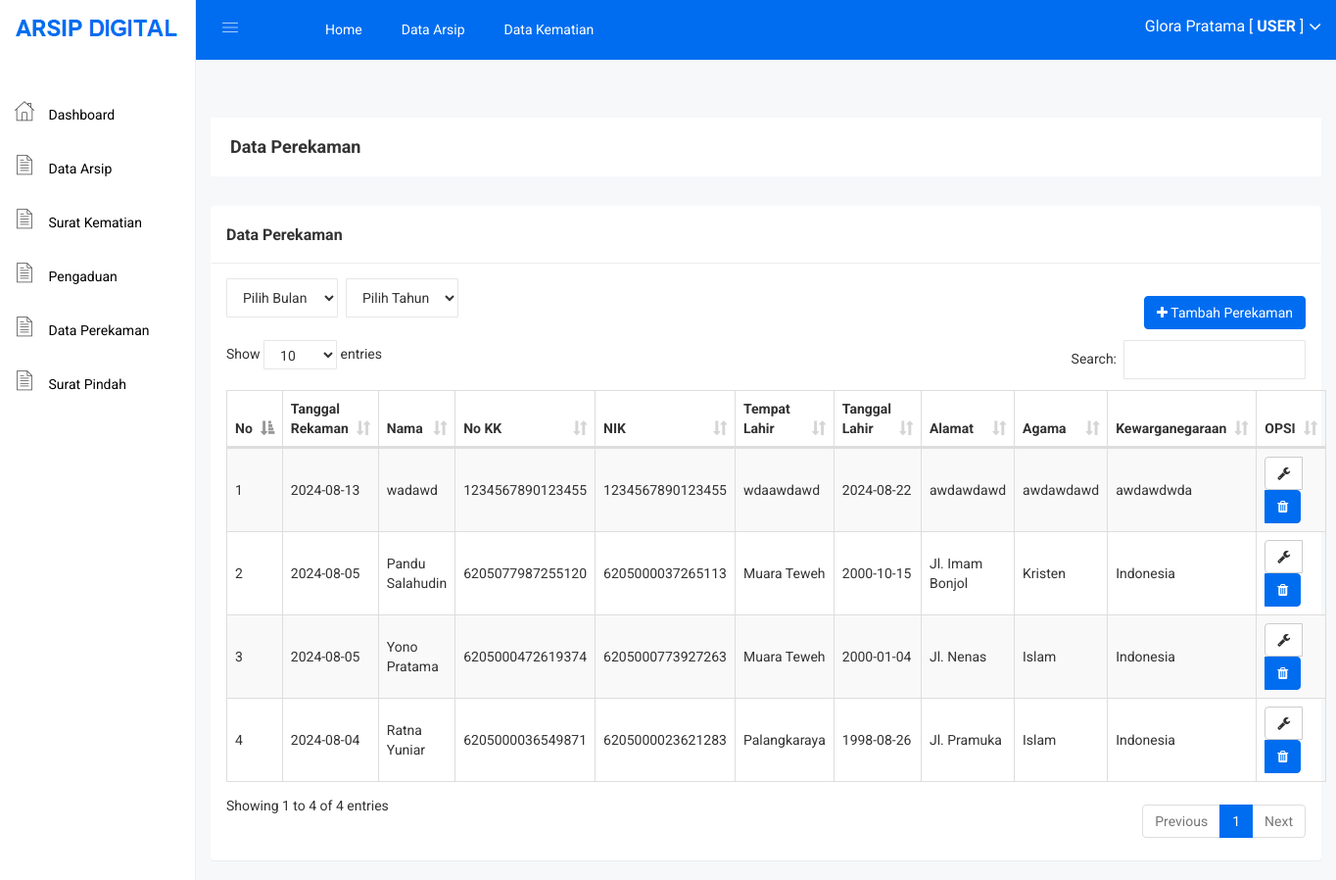
The page /user/dt_perekaman.php (signed in) on the database its author committed.
### tables this page shows
CREATE TABLE IF NOT EXISTS `dt_perekaman` (
  `id_perekaman` int NOT NULL AUTO_INCREMENT,
  `tgl_input` date NOT NULL,
  `nama` varchar(30) NOT NULL,
  `no_kk` varchar(16) NOT NULL,
  `nik` varchar(16) NOT NULL,
  `tempat_lahir` varchar(20) NOT NULL,
  `tgl_lahir` date NOT NULL,
  `alamat` varchar(20) NOT NULL,
  `agama` varchar(10) NOT NULL,
  `negara` varchar(20) NOT NULL,
  PRIMARY KEY (`id_perekaman`),
  UNIQUE KEY `no_kk` (`no_kk`),
  UNIQUE KEY `nik` (`nik`)
);

### user/dt_perekaman.php (the view, shortened to what this page needs)
<?php include 'header.php'; ?>
<br>
<br>
<div class="breadcome-area">
    <div class="container-fluid">
        <div class="row">
            <div class="col-lg-12 col-md-12 col-sm-12 col-xs-12">
                <div class="breadcome-list">
                    <div class="row">
                        <div class="col-lg-6 col-md-6 col-sm-6 col-xs-12">
                            <div class="breadcome-heading">
                                <h4 style="margin-bottom: 0px">Data Perekaman</h4>
                            </div>
                        </div>
                    </div>
                </div>
            </div>
        </div>
    </div>
</div>
<div class="container-fluid">
    <div class="panel panel">
        <div class="panel-heading">
            <h3 class="panel-title">Data Perekaman</h3>
        </div>
        <div class="panel-body">
            <div class="d-flex align-items-center justify-content-between mb-2">
                <div class="d-flex">
                    <div class="form-group">
                        <?= renderMonthSelect('bulan'); ?>
                    </div>
                    <div class="form-group mx-2">
                        <?= renderYearSelect('tahun', 2020, 2025); ?>
                    </div>
                </div>
                <div>
                    <a href="dt_perekaman_tambah.php" class="btn btn-primary"><i class="fa fa-plus"></i> Tambah Perekaman</a>
                </div>
            </div>
            <table id="table" class="table table-bordered table-striped table-hover table-datatable">
                <thead>
                    <tr>
                        <th>No</th>
                        <th width="1%">Tanggal Rekaman</th>
                        <th width="5%">Nama</th>
                        <th>No KK</th>
                        <th>NIK</th>
                        <th>Tempat Lahir</th>
                        <th>Tanggal Lahir</th>
                        <th>Alamat</th>
                        <th>Agama</th>
                        <th>Kewarganegaraan</th>
                        <th class="text-center" width="10%">OPSI</th>
                    </tr>
                </thead>
                <tbody>
                    <?php
                    $no = 1;
                    $sql = "SELECT * FROM dt_perekaman";
                    $sql .= " ORDER BY id_perekaman DESC";
                    $dt_perekaman = mysqli_query($koneksi, $sql);
                    while ($p = mysqli_fetch_array($dt_perekaman)) {
                    ?>
                        <tr>
                            <td><?php echo $no++; ?></td>
                            <td><?php echo $p['tgl_input'] ?></td>
                            <td><?php echo $p['nama'] ?></td>
                            <td><?php echo $p['no_kk'] ?></td>
                            <td><?php echo $p['nik'] ?></td>
                            <td><?php echo $p['tempat_lahir'] ?></td>
                            <td><?php echo $p['tgl_lahir'] ?></td>
                            <td><?php echo $p['alamat'] ?></td>
                            <td><?php echo $p['agama'] ?></td>
                            <td><?php echo $p['negara'] ?></td>
                            <td class="text-center">
                                <?php
                                if ($p['id_perekaman'] != 1) {
                                ?>
                                    <div class="btn-group">
                                        <a href="dt_perekaman_edit.php?id=<?php echo $p['id_perekaman']; ?>" class="btn btn-default"><i class="fa fa-wrench"></i></a>
                                        <button type="button" class="btn btn-primary" data-toggle="modal" data-target="#exampleModal_<?php echo $p['id_perekaman']; ?>">
                                            <i class="fa fa-trash"></i>
                                        </button>
                                    </div>
                                <?php
                                }
                                ?>
                            </td>
                        </tr>
                    <?php
                    }
                    ?>
                </tbody>
            </table>
        </div>
    </div>
</div>
<?php include 'footer.php'; ?>

### assets/css/main.css (style rules this page uses)
html { color: #222; font-size: 1em; line-height: 1.4; }

### assets/css/style.css (style rules this page uses)
table .btn { margin: 0px !important; }
.btn-primary { background: #006df0; color: white !important; border: 1px solid #006df0; }
.panel-heading { padding: 20px 15px; border-bottom: 1px solid #ececec; }
td { vertical-align: middle !important; }
.mr-2, .mx-2 { margin-right: 0.5rem !important; }
.mb-2, .my-2 { margin-bottom: 0.5rem !important; }
.ml-2, .mx-2 { margin-left: 0.5rem !important; }
.d-flex { display: flex !important; }
.justify-content-between { justify-content: space-between !important; }
.align-items-center { align-items: center !important; }

### assets/js/DataTables/datatables.css (style rules this page uses)
table.dataTable { clear: both; margin-top: 6px !important; margin-bottom: 6px !important; max-width: none !important; border-collapse: separate !important; }
table.dataTable td, table.dataTable th { -webkit-box-sizing: content-box; box-sizing: content-box; }
table.dataTable thead > tr > th.sorting_asc, table.dataTable thead > tr > th.sorting_desc, table.dataTable thead > tr > th.sorting, table.dataTable thead > tr > td.sorting_asc, table.dataTable thead > tr > td.sorting_desc, table.dataTable thead > tr > td.sorting { padding-right: 30px; }
table.dataTable thead .sorting, table.dataTable thead .sorting_asc, table.dataTable thead .sorting_desc, table.dataTable thead .sorting_asc_disabled, table.dataTable thead .sorting_desc_disabled { cursor: pointer; position: relative; }
table.dataTable thead .sorting:after, table.dataTable thead .sorting_asc:after, table.dataTable thead .sorting_desc:after, table.dataTable thead .sorting_asc_disabled:after, table.dataTable thead .sorting_desc_disabled:after { position: absolute; bottom: 8px; right: 8px; display: block; font-family: 'Glyphicons Halflings'; opacity: 0.5; }
table.dataTable thead .sorting:after { opacity: 0.2; content: "\e150"; }
table.dataTable thead .sorting_asc:after { content: "\e155"; }
table.table-bordered.dataTable th, table.table-bordered.dataTable td { border-left-width: 0; }
table.table-bordered.dataTable th:last-child, table.table-bordered.dataTable th:last-child, table.table-bordered.dataTable td:last-child, table.table-bordered.dataTable td:last-child { border-right-width: 0; }
table.table-bordered.dataTable tbody th, table.table-bordered.dataTable tbody td { border-bottom-width: 0; }

### rows shown on the page
dt_perekaman: tgl_input "2024-08-13", nama "wadawd", no_kk "1234567890123455", nik "1234567890123455", tempat_lahir "wdaawdawd", tgl_lahir "2024-08-22", alamat "awdawdawd", agama "awdawdawd", negara "awdawdwda"
dt_perekaman: tgl_input "2024-08-05", nama "Pandu Salahudin", no_kk "6205077987255120", nik "6205000037265113", tempat_lahir "Muara Teweh", tgl_lahir "2000-10-15", alamat "Jl. Imam Bonjol", agama "Kristen", negara "Indonesia"
dt_perekaman: tgl_input "2024-08-05", nama "Yono Pratama", no_kk "6205000472619374", nik "6205000773927263", tempat_lahir "Muara Teweh", tgl_lahir "2000-01-04", alamat "Jl. Nenas", agama "Islam", negara "Indonesia"
dt_perekaman: tgl_input "2024-08-04", nama "Ratna Yuniar", no_kk "6205000036549871", nik "6205000023621283", tempat_lahir "Palangkaraya", tgl_lahir "1998-08-26", alamat "Jl. Pramuka", agama "Islam", negara "Indonesia"

### other values the page prints
$_SESSION['nama'] "Glora Pratama"
